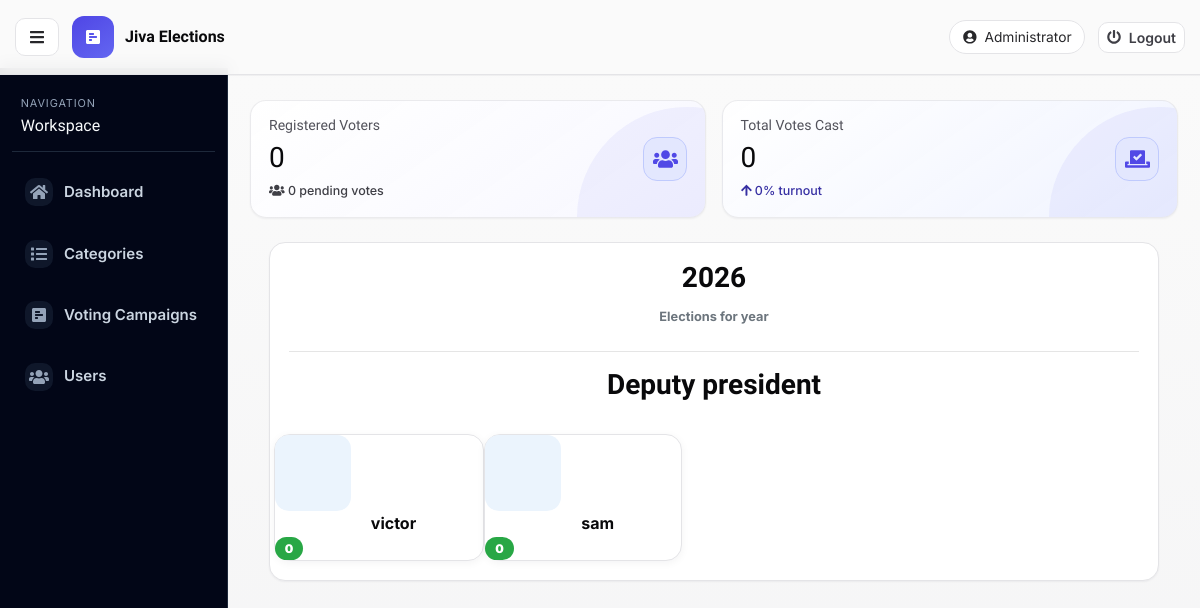
The page / (signed in) on the database its author committed.
### tables this page shows
CREATE TABLE `category_list` (
  `id` int(30) NOT NULL,
  `category` text NOT NULL
);

CREATE TABLE `voting_opt` (
  `id` int(30) NOT NULL,
  `voting_id` int(30) NOT NULL,
  `category_id` int(30) NOT NULL,
  `image_path` text NOT NULL,
  `opt_txt` text NOT NULL
);

### home.php (the view, shortened to what this page needs)
<div class="containe-fluid">
	<?php include('db_connect.php') ;
	$v_arr = array();
	$opts = $conn->query("SELECT * FROM voting_opt where voting_id=".$id);
	$opt_arr = array();
		while($row=$opts->fetch_assoc()){
		$opt_arr[$row['category_id']][] = $row;
	}
	$total_voters = $conn->query('SELECT * FROM users where type = 2 ')->num_rows;
	$total_voted = $conn->query('SELECT distinct(user_id) FROM votes where voting_id = '.$id)->num_rows;
	$turnout_percent = $total_voters > 0 ? round(($total_voted / $total_voters) * 100, 1) : 0;
	$pending_voters = max($total_voters - $total_voted, 0);
	?>
	<div class="row">
		<div class="col-lg-12">
			<div class="dashboard-stats">
				<div class="stat-card stat-card-a">
					<div class="stat-copy">
						<h5>Registered Voters</h5>
						<h3><?php echo $total_voters ?></h3>
						<p class="stat-trend trend-neutral"><i class="fa fa-users"></i> <?php echo $pending_voters ?> pending votes</p>
					</div>
					<div class="stat-icon"><i class="fa fa-users"></i></div>
				</div>
				<div class="stat-card stat-card-b">
					<div class="stat-copy">
						<h5>Total Votes Cast</h5>
						<h3><?php echo $total_voted ?></h3>
						<p class="stat-trend trend-up"><i class="fa fa-arrow-up"></i> <?php echo $turnout_percent ?>% turnout</p>
					</div>
					<div class="stat-icon"><i class="fa fa-vote-yea"></i></div>
				</div>
			</div>
		</div>
	</div>
	<div class="row mt-4 ml-1 mr-1">
			<div class="col-lg-12">
			<div class="card">
				<div class="card-body">
					<div class="text-center mb-4">
						<h3 class="mb-2"><b><?php echo $title ?></b></h3>
						<small class="text-muted"><b><?php echo $description; ?></b></small>
					</div>
					<?php
					$cats = $conn->query("SELECT * FROM category_list where id in (SELECT category_id from voting_opt where voting_id = '".$id."' )");
					while($row = $cats->fetch_assoc()):
					?>
						<hr>
						<div class="row mb-4">
							<div class="col-md-12">
									<div class="text-center">
										<h3><b><?php echo $row['category'] ?></b></h3>
									</div>
							</div>
						</div>
						<div class="row mt-3 candidate-grid">
						<?php foreach ($opt_arr[$row['id']] as $candidate) {
						?>
							<div class="candidate" style="position: relative;">
								<div class="img-field">
								</div>
								<div class="candidate_name"><?php echo $candidate['opt_txt'] ?></div>
								<div class="vote-field">
									<span class="badge badge-success"><large><b><?php echo isset($v_arr[$candidate['id']]) ? number_format($v_arr[$candidate['id']]) : 0 ?></b></large></span>
								</div>
							</div>
						<?php } ?>
						</div>
					<?php endwhile; ?>
				</div>
			</div>
		</div>
		</div>
	</div>

### assets/css/style.css (style rules this page uses)
body { font-family: "Open Sans", sans-serif; color: #444444; width: 100%; height: calc(100%); }
h1, h2, h3, h4, h5, h6 { font-family: "Raleway", sans-serif; }
:root { --font-base: "Inter", sans-serif; --font-display: "Geist", "Inter", sans-serif; --bg-page: #f3f4f6; --bg-surface: #ffffff; --bg-soft: #f8fafc; --ink-900: #09090b; --ink-700: #27272a; --ink-500: #52525b; --brand-700: #4338ca; --brand-600: #4f46e5; --brand-500: #6366f1; --brand-accent: #818cf8; --danger-600: #d44747; --ring: 0 0 0 3px rgba(79, 70, 229, 0.18); --shadow-soft: 0 2px 8px rgba(15, 23, 42, 0.05); --shadow-card: 0 1px 2px rgba(15, 23, 42, 0.05); --radius-xl: 16px; --radius-lg: 14px; --radius-md: 12px; }
* { box-sizing: border-box; }
body, html { font-family: var(--font-base); background: linear-gradient(180deg, #fafafa 0%, #f4f4f5 100%); color: var(--ink-900); min-height: 100%; }
h1, h2, h3, h4, h5, h6 { font-family: var(--font-display); color: var(--ink-900); }
.admin-shell { min-height: 100vh; }
.card { border: 1px solid #e4e4e7; border-radius: var(--radius-xl); box-shadow: var(--shadow-card); overflow: hidden; background: var(--bg-surface); }
.card-body { padding: 1.15rem; }
.dashboard-stats { display: grid; grid-template-columns: repeat(2, minmax(220px, 1fr)); gap: 1rem; }
.stat-card { border-radius: var(--radius-xl); padding: 1rem 1.1rem; display: flex; justify-content: space-between; align-items: center; color: #09090b; position: relative; overflow: hidden; box-shadow: var(--shadow-card); border: 1px solid rgba(228, 228, 231, 0.75); backdrop-filter: blur(3px); }
.stat-card::after { content: ""; position: absolute; width: 220px; height: 220px; border-radius: 50%; right: -92px; bottom: -110px; background: rgba(99, 102, 241, 0.08); }
.stat-card-a { background: linear-gradient(145deg, rgba(255, 255, 255, 0.9), rgba(246, 246, 255, 0.88)); }
.stat-card-b { background: linear-gradient(145deg, rgba(255, 255, 255, 0.94), rgba(238, 242, 255, 0.9)); }
.stat-copy h5 { color: #52525b; font-size: .88rem; margin: 0; }
.stat-copy h3 { color: #09090b; font-size: 1.75rem; margin: .4rem 0 0; }
.stat-trend { margin: .5rem 0 0; font-size: .78rem; font-weight: 500; }
.trend-up { color: #3730a3; }
.trend-neutral { color: #3f3f46; }
.stat-icon { width: 44px; height: 44px; border-radius: 14px; display: inline-flex; justify-content: center; align-items: center; font-size: 1.25rem; background: #eef2ff; color: #4f46e5; border: 1px solid #c7d2fe; }
.candidate-grid { row-gap: 1rem; }
.candidate { border: 1px solid #e4e4e7; border-radius: 16px; background: #ffffff; box-shadow: var(--shadow-soft); }
.img-field { border-radius: 14px; background: #ebf4fd; left: .8rem; top: .8rem; width: 76px; height: 76px; padding: .28rem; }
.candidate_name { margin-left: 6rem; margin-right: 4.2rem; color: var(--ink-900); font-weight: 700; }
.vote-field { right: .7rem; bottom: .7rem; }
.badge { border-radius: 999px; padding: .36rem .62rem; }
main#view-panel > * { animation: riseIn .38s ease; }

### rows shown on the page
category_list: category "Deputy president"
voting_opt: opt_txt "victor", shows "0"
voting_opt: opt_txt "sam", shows "0"

### other values the page prints
$_SESSION['login_name'] "Administrator"
$total_voters "0"
$pending_voters "0"
$total_voted "0"
$turnout_percent "0"
$title "2026"
$description "Elections for year"
